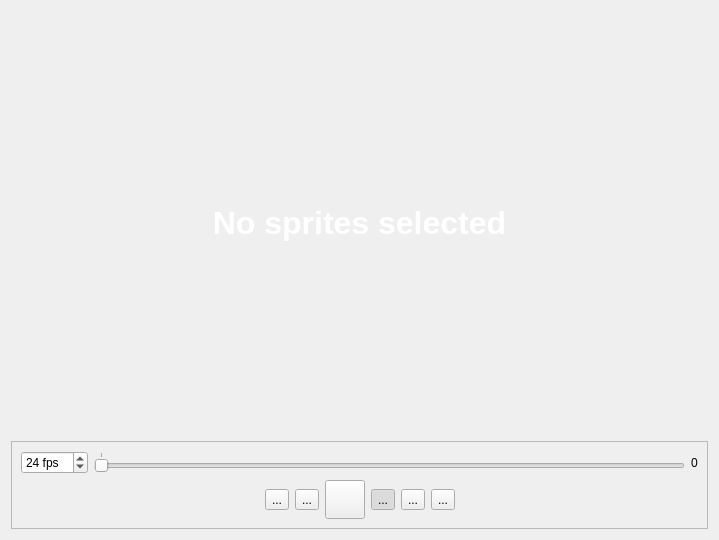
<?xml version="1.0" encoding="UTF-8"?>
<ui version="4.0">
 <class>AnimationPreviewDialog</class>
 <widget class="QDialog" name="AnimationPreviewDialog">
  <property name="geometry">
   <rect>
    <x>0</x>
    <y>0</y>
    <width>719</width>
    <height>540</height>
   </rect>
  </property>
  <property name="windowTitle">
   <string>Animation Preview</string>
  </property>
  <property name="windowIcon">
   <iconset resource="resources.qrc">
    <normaloff>:/res/icon-animation.png</normaloff>:/res/icon-animation.png</iconset>
  </property>
  <layout class="QVBoxLayout" name="verticalLayout_2">
   <item>
    <widget class="QLabel" name="previewLabel">
     <property name="palette">
      <palette>
       <active>
        <colorrole role="WindowText">
         <brush brushstyle="SolidPattern">
          <color alpha="255">
           <red>255</red>
           <green>255</green>
           <blue>255</blue>
          </color>
         </brush>
        </colorrole>
       </active>
       <inactive>
        <colorrole role="WindowText">
         <brush brushstyle="SolidPattern">
          <color alpha="255">
           <red>255</red>
           <green>255</green>
           <blue>255</blue>
          </color>
         </brush>
        </colorrole>
       </inactive>
       <disabled>
        <colorrole role="WindowText">
         <brush brushstyle="SolidPattern">
          <color alpha="255">
           <red>127</red>
           <green>127</green>
           <blue>127</blue>
          </color>
         </brush>
        </colorrole>
       </disabled>
      </palette>
     </property>
     <property name="font">
      <font>
       <pointsize>24</pointsize>
       <weight>75</weight>
       <bold>true</bold>
      </font>
     </property>
     <property name="frameShape">
      <enum>QFrame::NoFrame</enum>
     </property>
     <property name="text">
      <string>No sprites selected</string>
     </property>
     <property name="scaledContents">
      <bool>false</bool>
     </property>
     <property name="alignment">
      <set>Qt::AlignCenter</set>
     </property>
    </widget>
   </item>
   <item>
    <widget class="QFrame" name="frame">
     <property name="sizePolicy">
      <sizepolicy hsizetype="Preferred" vsizetype="Maximum">
       <horstretch>0</horstretch>
       <verstretch>0</verstretch>
      </sizepolicy>
     </property>
     <property name="frameShape">
      <enum>QFrame::StyledPanel</enum>
     </property>
     <property name="frameShadow">
      <enum>QFrame::Raised</enum>
     </property>
     <layout class="QVBoxLayout" name="verticalLayout">
      <item>
       <layout class="QHBoxLayout" name="horizontalLayout_3">
        <item>
         <widget class="QSpinBox" name="framePerSecondSpinBox">
          <property name="suffix">
           <string> fps</string>
          </property>
          <property name="minimum">
           <number>1</number>
          </property>
          <property name="maximum">
           <number>999</number>
          </property>
          <property name="value">
           <number>24</number>
          </property>
         </widget>
        </item>
        <item>
         <widget class="QSlider" name="framesSlider">
          <property name="maximum">
           <number>0</number>
          </property>
          <property name="pageStep">
           <number>1</number>
          </property>
          <property name="orientation">
           <enum>Qt::Horizontal</enum>
          </property>
          <property name="tickPosition">
           <enum>QSlider::TicksAbove</enum>
          </property>
         </widget>
        </item>
        <item>
         <widget class="QLabel" name="label">
          <property name="text">
           <string>0</string>
          </property>
         </widget>
        </item>
       </layout>
      </item>
      <item>
       <layout class="QHBoxLayout" name="horizontalLayout">
        <item>
         <spacer name="horizontalSpacer">
          <property name="orientation">
           <enum>Qt::Horizontal</enum>
          </property>
          <property name="sizeHint" stdset="0">
           <size>
            <width>40</width>
            <height>20</height>
           </size>
          </property>
         </spacer>
        </item>
        <item>
         <widget class="QToolButton" name="firstFrameToolButton">
          <property name="text">
           <string>...</string>
          </property>
          <property name="icon">
           <iconset resource="resources.qrc">
            <normaloff>:/res/playback/control_rewind_blue.png</normaloff>:/res/playback/control_rewind_blue.png</iconset>
          </property>
          <property name="iconSize">
           <size>
            <width>24</width>
            <height>24</height>
           </size>
          </property>
         </widget>
        </item>
        <item>
         <widget class="QToolButton" name="prevFrameToolButton">
          <property name="text">
           <string>...</string>
          </property>
          <property name="icon">
           <iconset resource="resources.qrc">
            <normaloff>:/res/playback/control_start_blue.png</normaloff>:/res/playback/control_start_blue.png</iconset>
          </property>
          <property name="iconSize">
           <size>
            <width>24</width>
            <height>24</height>
           </size>
          </property>
         </widget>
        </item>
        <item>
         <widget class="QToolButton" name="playToolButton">
          <property name="text">
           <string/>
          </property>
          <property name="icon">
           <iconset resource="resources.qrc">
            <normaloff>:/res/playback/control_play_blue.png</normaloff>:/res/playback/control_play_blue.png</iconset>
          </property>
          <property name="iconSize">
           <size>
            <width>32</width>
            <height>32</height>
           </size>
          </property>
          <property name="checkable">
           <bool>true</bool>
          </property>
         </widget>
        </item>
        <item>
         <widget class="QToolButton" name="repeatToolButton">
          <property name="text">
           <string>...</string>
          </property>
          <property name="icon">
           <iconset resource="resources.qrc">
            <normaloff>:/res/playback/control_repeat_blue.png</normaloff>:/res/playback/control_repeat_blue.png</iconset>
          </property>
          <property name="iconSize">
           <size>
            <width>32</width>
            <height>32</height>
           </size>
          </property>
          <property name="checkable">
           <bool>true</bool>
          </property>
          <property name="checked">
           <bool>true</bool>
          </property>
         </widget>
        </item>
        <item>
         <widget class="QToolButton" name="nextFrameToolButton">
          <property name="text">
           <string>...</string>
          </property>
          <property name="icon">
           <iconset resource="resources.qrc">
            <normaloff>:/res/playback/control_end_blue.png</normaloff>:/res/playback/control_end_blue.png</iconset>
          </property>
          <property name="iconSize">
           <size>
            <width>24</width>
            <height>24</height>
           </size>
          </property>
         </widget>
        </item>
        <item>
         <widget class="QToolButton" name="lastFrameToolButton">
          <property name="text">
           <string>...</string>
          </property>
          <property name="icon">
           <iconset resource="resources.qrc">
            <normaloff>:/res/playback/control_fastforward_blue.png</normaloff>:/res/playback/control_fastforward_blue.png</iconset>
          </property>
          <property name="iconSize">
           <size>
            <width>24</width>
            <height>24</height>
           </size>
          </property>
         </widget>
        </item>
        <item>
         <spacer name="horizontalSpacer_2">
          <property name="orientation">
           <enum>Qt::Horizontal</enum>
          </property>
          <property name="sizeHint" stdset="0">
           <size>
            <width>40</width>
            <height>20</height>
           </size>
          </property>
         </spacer>
        </item>
       </layout>
      </item>
     </layout>
    </widget>
   </item>
  </layout>
 </widget>
 <resources>
  <include location="resources.qrc"/>
 </resources>
 <connections>
  <connection>
   <sender>framesSlider</sender>
   <signal>valueChanged(int)</signal>
   <receiver>label</receiver>
   <slot>setNum(int)</slot>
   <hints>
    <hint type="sourcelabel">
     <x>650</x>
     <y>451</y>
    </hint>
    <hint type="destinationlabel">
     <x>690</x>
     <y>444</y>
    </hint>
   </hints>
  </connection>
 </connections>
</ui>
